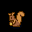

This is a level from a 2D game, rendered from its Tiled map with the project's own tilesets. A one-line summary and the map file follow, with tile-layer data summarised:
An orthogonal 2x2 tile map with 16x16 px tiles, 9 tile layers (Back, Back2, Back3, Back4, ...).

<map version="1.5" tiledversion="1.5.0" orientation="orthogonal" renderorder="right-down" width="2" height="2" tilewidth="16" tileheight="16" infinite="0" nextlayerid="19" nextobjectid="43">
 <tileset firstgid="1" name="zspring_SVE_Tilesheet2" tilewidth="16" tileheight="16" tilecount="5700" columns="76">
  <image source="spring_SVE_Tilesheet2.png" width="1216" height="1200" />
  <tile id="24">
   <animation>
    <frame tileid="24" duration="1000" />
    <frame tileid="24" duration="1000" />
    <frame tileid="24" duration="1000" />
    <frame tileid="24" duration="1000" />
    <frame tileid="24" duration="1000" />
    <frame tileid="24" duration="1000" />
    <frame tileid="26" duration="1000" />
    <frame tileid="26" duration="1000" />
   </animation>
  </tile>
  <tile id="25">
   <animation>
    <frame tileid="25" duration="1000" />
    <frame tileid="25" duration="1000" />
    <frame tileid="25" duration="1000" />
    <frame tileid="25" duration="1000" />
    <frame tileid="25" duration="1000" />
    <frame tileid="25" duration="1000" />
    <frame tileid="27" duration="1000" />
    <frame tileid="27" duration="1000" />
   </animation>
  </tile>
  <tile id="100">
   <animation>
    <frame tileid="100" duration="1000" />
    <frame tileid="100" duration="1000" />
    <frame tileid="100" duration="1000" />
    <frame tileid="100" duration="1000" />
    <frame tileid="100" duration="1000" />
    <frame tileid="100" duration="1000" />
    <frame tileid="102" duration="1000" />
    <frame tileid="102" duration="1000" />
   </animation>
  </tile>
  <tile id="101">
   <animation>
    <frame tileid="101" duration="1000" />
    <frame tileid="101" duration="1000" />
    <frame tileid="101" duration="1000" />
    <frame tileid="101" duration="1000" />
    <frame tileid="101" duration="1000" />
    <frame tileid="101" duration="1000" />
    <frame tileid="103" duration="1000" />
    <frame tileid="103" duration="1000" />
   </animation>
  </tile>
  <tile id="179">
   <animation>
    <frame tileid="179" duration="1000" />
    <frame tileid="179" duration="1000" />
    <frame tileid="179" duration="1000" />
    <frame tileid="179" duration="1000" />
    <frame tileid="179" duration="1000" />
    <frame tileid="179" duration="1000" />
    <frame tileid="179" duration="1000" />
    <frame tileid="179" duration="1000" />
    <frame tileid="181" duration="1000" />
    <frame tileid="181" duration="1000" />
    <frame tileid="179" duration="1000" />
    <frame tileid="179" duration="1000" />
    <frame tileid="179" duration="1000" />
    <frame tileid="179" duration="1000" />
    <frame tileid="181" duration="1000" />
    <frame tileid="181" duration="1000" />
    <frame tileid="181" duration="1000" />
    <frame tileid="179" duration="1000" />
    <frame tileid="179" duration="1000" />
    <frame tileid="179" duration="1000" />
    <frame tileid="179" duration="1000" />
    <frame tileid="179" duration="1000" />
    <frame tileid="179" duration="1000" />
    <frame tileid="181" duration="1000" />
    <frame tileid="181" duration="1000" />
    <frame tileid="181" duration="1000" />
    <frame tileid="181" duration="1000" />
    <frame tileid="181" duration="1000" />
    <frame tileid="181" duration="1000" />
    <frame tileid="181" duration="1000" />
    <frame tileid="181" duration="1000" />
    <frame tileid="181" duration="1000" />
    <frame tileid="179" duration="1000" />
    <frame tileid="179" duration="1000" />
    <frame tileid="179" duration="1000" />
    <frame tileid="179" duration="1000" />
    <frame tileid="179" duration="1000" />
    <frame tileid="179" duration="1000" />
    <frame tileid="179" duration="1000" />
    <frame tileid="181" duration="1000" />
    <frame tileid="181" duration="1000" />
    <frame tileid="179" duration="1000" />
   </animation>
  </tile>
  <tile id="183">
   <animation>
    <frame tileid="183" duration="1000" />
    <frame tileid="183" duration="1000" />
    <frame tileid="183" duration="1000" />
    <frame tileid="183" duration="1000" />
    <frame tileid="182" duration="1000" />
    <frame tileid="182" duration="1000" />
    <frame tileid="183" duration="1000" />
    <frame tileid="183" duration="1000" />
    <frame tileid="183" duration="1000" />
    <frame tileid="183" duration="1000" />
    <frame tileid="183" duration="1000" />
    <frame tileid="183" duration="1000" />
    <frame tileid="182" duration="1000" />
    <frame tileid="182" duration="1000" />
    <frame tileid="182" duration="1000" />
    <frame tileid="182" duration="1000" />
    <frame tileid="182" duration="1000" />
    <frame tileid="182" duration="1000" />
    <frame tileid="183" duration="1000" />
    <frame tileid="183" duration="1000" />
    <frame tileid="183" duration="1000" />
    <frame tileid="182" duration="1000" />
    <frame tileid="182" duration="1000" />
    <frame tileid="183" duration="1000" />
    <frame tileid="183" duration="1000" />
   </animation>
  </tile>
  <tile id="254">
   <animation>
    <frame tileid="254" duration="1000" />
    <frame tileid="254" duration="1000" />
    <frame tileid="254" duration="1000" />
    <frame tileid="254" duration="1000" />
    <frame tileid="256" duration="1000" />
    <frame tileid="256" duration="1000" />
    <frame tileid="256" duration="1000" />
    <frame tileid="254" duration="1000" />
    <frame tileid="254" duration="1000" />
    <frame tileid="256" duration="1000" />
    <frame tileid="256" duration="1000" />
    <frame tileid="254" duration="1000" />
    <frame tileid="254" duration="1000" />
    <frame tileid="254" duration="1000" />
    <frame tileid="254" duration="1000" />
    <frame tileid="256" duration="1000" />
    <frame tileid="256" duration="1000" />
    <frame tileid="256" duration="1000" />
    <frame tileid="254" duration="1000" />
    <frame tileid="254" duration="1000" />
    <frame tileid="254" duration="1000" />
    <frame tileid="254" duration="1000" />
    <frame tileid="254" duration="1000" />
    <frame tileid="254" duration="1000" />
    <frame tileid="254" duration="1000" />
    <frame tileid="254" duration="1000" />
    <frame tileid="254" duration="1000" />
    <frame tileid="256" duration="1000" />
    <frame tileid="256" duration="1000" />
    <frame tileid="256" duration="1000" />
    <frame tileid="254" duration="1000" />
   </animation>
  </tile>
 </tileset>
 <layer id="1" name="Back" width="2" height="2">
  <data>[4 cells, 0 non-empty, 0 distinct tile ids]</data>
 </layer>
 <objectgroup id="2" name="Back" />
 <layer id="3" name="Back2" width="2" height="2">
  <properties>
   <property name="Draw" value="Back" />
  </properties>
  <data>[4 cells, 0 non-empty, 0 distinct tile ids]</data>
 </layer>
 <objectgroup id="4" name="Back2" />
 <layer id="5" name="Back3" width="2" height="2">
  <properties>
   <property name="Draw" value="Back" />
  </properties>
  <data>[4 cells, 0 non-empty, 0 distinct tile ids]</data>
 </layer>
 <objectgroup id="6" name="Back3" />
 <layer id="7" name="Back4" width="2" height="2">
  <properties>
   <property name="Draw" value="Back" />
  </properties>
  <data>[4 cells, 0 non-empty, 0 distinct tile ids]</data>
 </layer>
 <objectgroup id="8" name="Back4" />
 <layer id="9" name="Buildings" width="2" height="2">
  <data>[4 cells, 0 non-empty, 0 distinct tile ids]</data>
 </layer>
 <objectgroup id="10" name="Buildings" />
 <layer id="11" name="Buildings2" width="2" height="2">
  <properties>
   <property name="Draw" value="Buildings" />
  </properties>
  <data>[4 cells, 4 non-empty, 4 distinct tile ids]</data>
 </layer>
 <objectgroup id="12" name="Buildings2" />
 <layer id="13" name="Paths" width="2" height="2">
  <data>[4 cells, 0 non-empty, 0 distinct tile ids]</data>
 </layer>
 <objectgroup id="14" name="Paths" />
 <layer id="15" name="Front" width="2" height="2">
  <data>[4 cells, 0 non-empty, 0 distinct tile ids]</data>
 </layer>
 <objectgroup id="16" name="Front" />
 <layer id="17" name="AlwaysFront" width="2" height="2">
  <data>[4 cells, 0 non-empty, 0 distinct tile ids]</data>
 </layer>
 <objectgroup id="18" name="AlwaysFront" />
</map>
